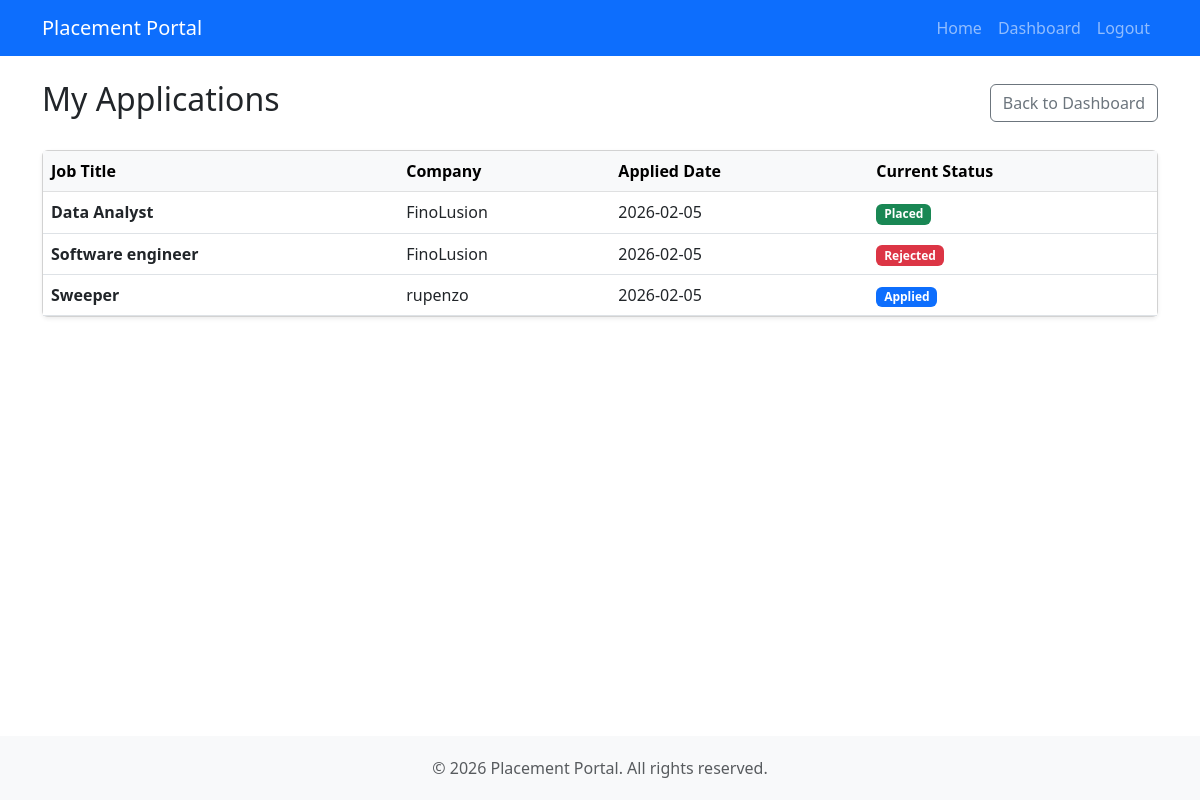
/student/my_applications (signed in), run on the app's committed database.
### models.py (models this page shows)
class Application(db.Model):
    id = db.Column(db.Integer, primary_key=True)
    student_id = db.Column(db.Integer, db.ForeignKey("student.id"), nullable=False)
    job_position_id = db.Column(db.Integer, db.ForeignKey("job_position.id"), nullable=False)
    status = db.Column(db.String(20), default="Applied")
    applied_on = db.Column(db.DateTime, default=datetime.utcnow)
    __table_args__ = (
        db.UniqueConstraint("student_id", "job_position_id", name="unique_application"),
    )
    placement = db.relationship("Placement", backref="application", uselist=False, lazy=True)

class JobPosition(db.Model):
    id = db.Column(db.Integer, primary_key=True)
    company_id = db.Column(db.Integer, db.ForeignKey("company.id"), nullable=False)
    title = db.Column(db.String(100), nullable=False)
    description = db.Column(db.Text)
    eligibility = db.Column(db.String(200))
    deadline = db.Column(db.Date)
    posted_date = db.Column(db.DateTime, default=datetime.utcnow)
    skills = db.Column(db.String(200))
    experience = db.Column(db.String(50))
    salary = db.Column(db.String(50))
    status = db.Column(db.String(20), default="Pending")
    applications = db.relationship("Application", backref="job_position", lazy=True)

class Company(db.Model):
    id = db.Column(db.Integer, primary_key=True)
    name = db.Column(db.String(100), nullable=False)
    email = db.Column(db.String(100), unique=True, nullable=False)
    password = db.Column(db.String(200), nullable=False)
    website = db.Column(db.String(200))
    hr_contact = db.Column(db.String(20))
    is_approved = db.Column(db.Boolean, default=False)
    is_blacklisted = db.Column(db.Boolean, default=False)
    created_at = db.Column(db.DateTime, default=datetime.utcnow)
    job_positions = db.relationship("JobPosition", backref="company", lazy=True)

### app.py (the view)
    @app.route("/student/my_applications")
    @login_required("student")
    def student_my_applications():
        student_id = session.get("user_id")
        applications = Application.query.filter_by(student_id=student_id).all()
        return render_template("student/my_applications.html", applications=applications)

### templates/student/my_applications.html (shortened to what this page needs)
{% extends "base.html" %}
{% block content %}
<div class="d-flex justify-content-between align-items-center mb-4">
    <h2>My Applications</h2>
    <a href="{{ url_for('student_dashboard') }}" class="btn btn-outline-secondary">Back to Dashboard</a>
</div>
<div class="card shadow-sm">
    <div class="table-responsive">
        <table class="table table-hover align-middle mb-0">
            <thead class="table-light">
                <tr>
                    <th>Job Title</th>
                    <th>Company</th>
                    <th>Applied Date</th>
                    <th>Current Status</th>
                </tr>
            </thead>
            <tbody>
                {% for app in applications %}
                <tr>
                    <td class="fw-bold">{{ app.job_position.title }}</td>
                    <td>{{ app.job_position.company.name }}</td>
                    <td>{{ app.applied_on.strftime('%Y-%m-%d') }}</td>
                    <td>
                        {% if app.status == 'Applied' %}
                        <span class="badge bg-primary">Applied</span>
                        {% elif app.status == 'Shortlisted' or app.status == 'Interview' %}
                        <span class="badge bg-warning text-dark">{{ app.status }}</span>
                        {% elif app.status == 'Selected' or app.status == 'Placed' %}
                        <span class="badge bg-success">{{ app.status }}</span>
                        {% elif app.status == 'Rejected' %}
                        <span class="badge bg-danger">Rejected</span>
                        {% else %}
                        <span class="badge bg-secondary">{{ app.status }}</span>
                        {% endif %}
                    </td>
                </tr>
                {% else %}
                <tr>
                    <td colspan="4" class="text-center py-4 text-muted">You haven't applied to any jobs yet.</td>
                </tr>
                {% endfor %}
            </tbody>
        </table>
    </div>
</div>
{% endblock %}

### templates/base.html (style rules this page uses)
body { display: flex; flex-direction: column; min-height: 100vh; }

### data on the page
Application: job_position "Data Analyst", job_position.company.name "FinoLusion", applied_on "2026-02-05", status "Placed"
Application: job_position "Software engineer", job_position.company.name "FinoLusion", applied_on "2026-02-05", status "Rejected"
Application: job_position "Sweeper", job_position.company.name "rupenzo", applied_on "2026-02-05", status "Applied"
